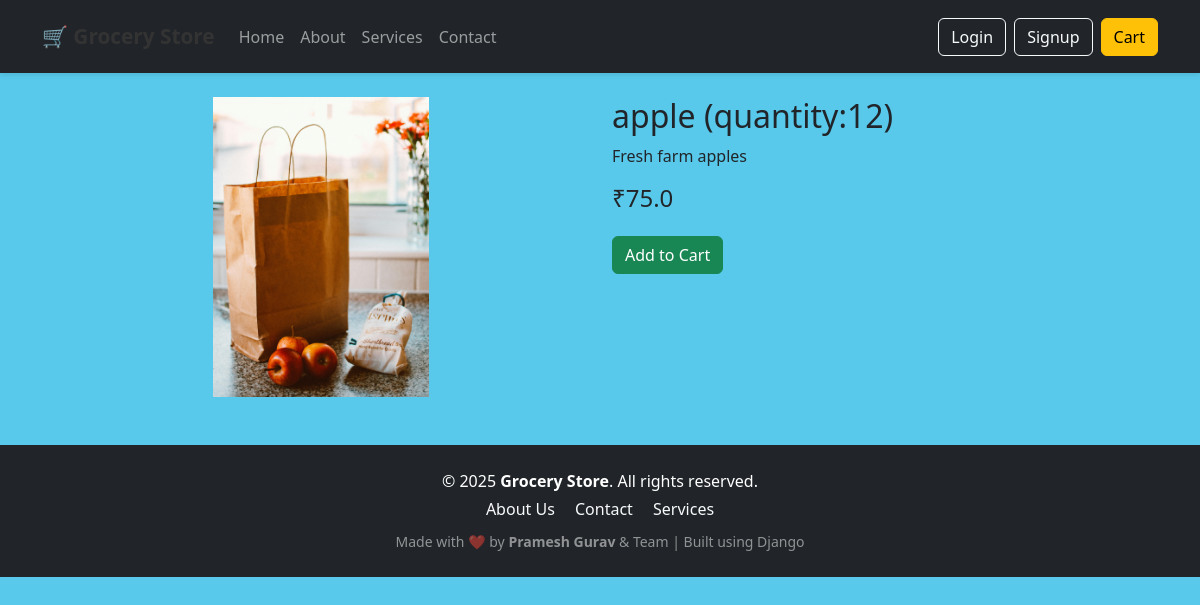
/product/1/, run on the app's committed database.
### store/models.py (models this page shows, shortened)
class Product(models.Model):
    title = models.CharField(max_length=255)
    category = models.ForeignKey(Category, on_delete=models.CASCADE)
    description = models.TextField()
    price = models.FloatField()
    image = models.ImageField(upload_to='products/')

### store/views.py (the view)
# urls.py: path('product/<int:pk>/', views.product_detail, name='product_detail'),
def product_detail(request, pk):
    product = get_object_or_404(Product, pk=pk)
    return render(request, 'store/product_detail.html', {'product': product})

### store/templates/store/product_detail.html
{% extends 'store/base.html' %}
{% block content %}
<div class="container mt-4">
  <div class="row">
    <div class="col-md-6 text-center">
      <img src="{{ product.image.url }}" class="img-fluid" style="max-height: 300px;">
    </div>
    <div class="col-md-6">
      <h2>{{ product.title }}</h2>
      <p>{{ product.description }}</p>
      <h4>₹{{ product.price }}</h4>
      <a href="{% url 'add_to_cart' product.pk %}" class="btn btn-success mt-3">Add to Cart</a>
    </div>
  </div>
</div>
{% endblock %}

### static/css/style.css (style rules this page uses)
body { background-color: #58c9eb; font-family: 'Segoe UI', sans-serif; margin: 0; padding: 0; }

### data on the page
Product: image (picture), title "apple (quantity:12)", description "Fresh farm apples", price "75.0"
